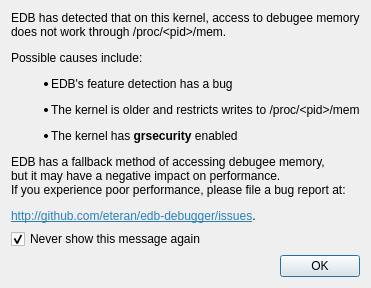
<?xml version="1.0" encoding="UTF-8"?>
<ui version="4.0">
 <class>DebuggerCorePlugin::DialogMemoryAccess</class>
 <widget class="QDialog" name="DebuggerCorePlugin::DialogMemoryAccess">
  <property name="geometry">
   <rect>
    <x>0</x>
    <y>0</y>
    <width>360</width>
    <height>276</height>
   </rect>
  </property>
  <property name="windowTitle">
   <string>Memory Access Error</string>
  </property>
  <property name="modal">
   <bool>true</bool>
  </property>
  <layout class="QVBoxLayout" name="verticalLayout">
   <item>
    <widget class="QLabel" name="label">
     <property name="text">
      <string>&lt;html&gt;&lt;head/&gt;&lt;body&gt;&lt;p&gt;EDB has detected that on this kernel, access to debugee memory &lt;br/&gt;does not work through &lt;span style=&quot; font-family:'Courier New,courier';&quot;&gt;/proc/&amp;lt;pid&amp;gt;/mem&lt;/span&gt;. &lt;/p&gt;&lt;p&gt;Possible causes include: &lt;/p&gt;&lt;ul style=&quot;margin-top: 0px; margin-bottom: 0px; margin-left: 0px; margin-right: 0px; -qt-list-indent: 1;&quot;&gt;&lt;li style=&quot; margin-top:0px; margin-bottom:0px; margin-left:0px; margin-right:0px; -qt-block-indent:0; text-indent:0px;&quot;&gt;EDB's feature detection has a bug&lt;/li&gt;&lt;/ul&gt;&lt;ul style=&quot;margin-top: 0px; margin-bottom: 0px; margin-left: 0px; margin-right: 0px; -qt-list-indent: 1;&quot;&gt;&lt;li style=&quot; margin-top:12px; margin-bottom:12px; margin-left:0px; margin-right:0px; -qt-block-indent:0; text-indent:0px;&quot;&gt;The kernel is older and restricts writes to &lt;span style=&quot; font-family:'Courier New,courier';&quot;&gt;/proc/&amp;lt;pid&amp;gt;/mem&lt;/span&gt;&lt;/li&gt;&lt;li style=&quot; margin-top:0px; margin-bottom:0px; margin-left:0px; margin-right:0px; -qt-block-indent:0; text-indent:0px;&quot;&gt;The kernel has &lt;span style=&quot; font-weight:600;&quot;&gt;grsecurity&lt;/span&gt; enabled&lt;/li&gt;&lt;/ul&gt;&lt;p&gt;EDB has a fallback method of accessing debugee memory, &lt;br/&gt;but it may have a negative impact on performance. &lt;br/&gt;If you experience poor performance, please file a bug report at:&lt;/p&gt;&lt;p&gt;&lt;a href=&quot;http://github.com/eteran/edb-debugger/issues&quot;&gt;&lt;span style=&quot; text-decoration: underline; color:#2980b9;&quot;&gt;http://github.com/eteran/edb-debugger/issues&lt;/span&gt;&lt;/a&gt;.&lt;/p&gt;&lt;/body&gt;&lt;/html&gt;</string>
     </property>
     <property name="textFormat">
      <enum>Qt::RichText</enum>
     </property>
     <property name="openExternalLinks">
      <bool>false</bool>
     </property>
    </widget>
   </item>
   <item>
    <widget class="QCheckBox" name="checkNeverShowAgain">
     <property name="text">
      <string>Never show this message again</string>
     </property>
     <property name="checked">
      <bool>true</bool>
     </property>
    </widget>
   </item>
   <item>
    <widget class="QDialogButtonBox" name="buttonBox">
     <property name="orientation">
      <enum>Qt::Horizontal</enum>
     </property>
     <property name="standardButtons">
      <set>QDialogButtonBox::Ok</set>
     </property>
    </widget>
   </item>
  </layout>
 </widget>
 <resources/>
 <connections>
  <connection>
   <sender>buttonBox</sender>
   <signal>accepted()</signal>
   <receiver>DialogMemoryAccess</receiver>
   <slot>accept()</slot>
   <hints>
    <hint type="sourcelabel">
     <x>248</x>
     <y>254</y>
    </hint>
    <hint type="destinationlabel">
     <x>157</x>
     <y>274</y>
    </hint>
   </hints>
  </connection>
  <connection>
   <sender>buttonBox</sender>
   <signal>rejected()</signal>
   <receiver>DialogMemoryAccess</receiver>
   <slot>reject()</slot>
   <hints>
    <hint type="sourcelabel">
     <x>316</x>
     <y>260</y>
    </hint>
    <hint type="destinationlabel">
     <x>286</x>
     <y>274</y>
    </hint>
   </hints>
  </connection>
 </connections>
</ui>
